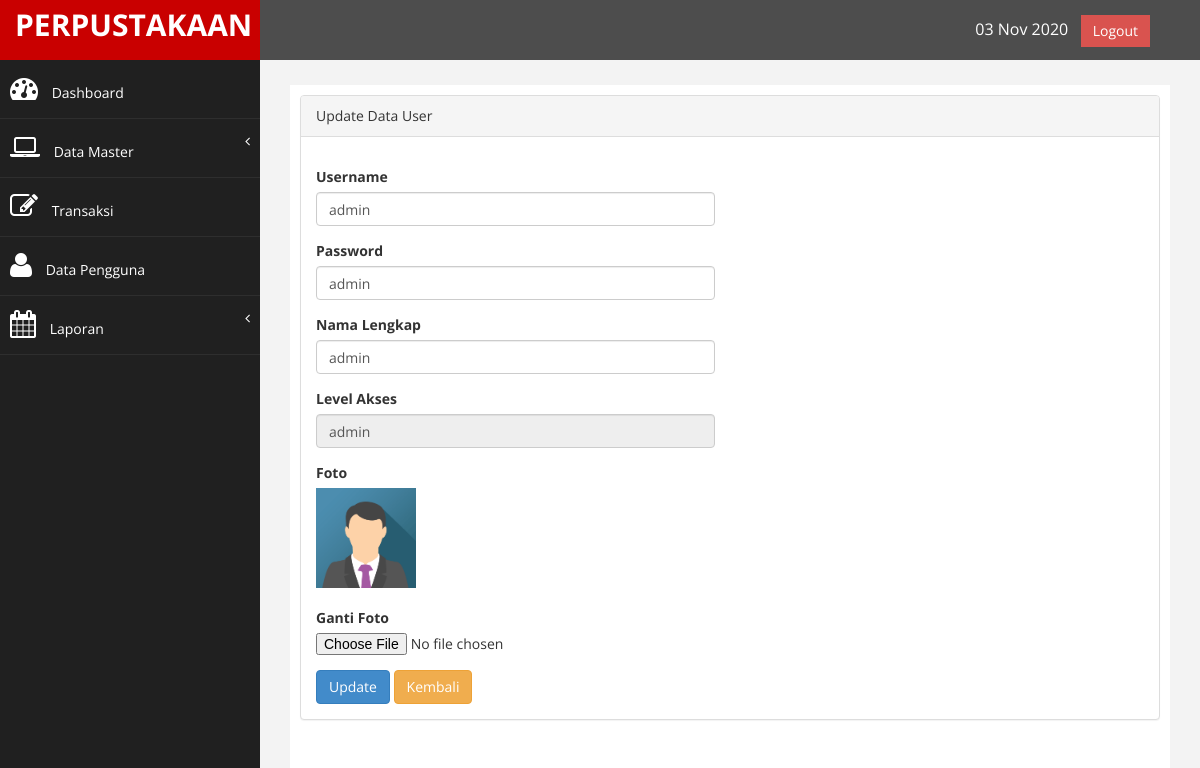
/index.php?page=updateUser&id=1 (signed in), run on the app's committed database.
### tables this page shows
CREATE TABLE `tb_user` (
  `id` int(11) NOT NULL,
  `username` varchar(20) NOT NULL,
  `password` varchar(20) NOT NULL,
  `nama` varchar(50) NOT NULL,
  `level` varchar(15) NOT NULL,
  `foto` varchar(225) NOT NULL
);

### halaman/pengguna/updateUser.php (the view, shortened to what this page needs)
<?php
$id = $_GET['id'];
$sql = "SELECT * FROM tb_user WHERE id=$id";
$query = mysqli_query($koneksi,$sql);
$data = mysqli_fetch_assoc($query);
?>
<div id="page-wrapper" >
    <div id="page-inner">
       <div class="row">
        <div class="col-md-12">
            <div class="panel panel-default">
                <div class="panel-heading">
                    Update Data User
                </div>
                <div class="panel-body">
                    <div class="row">
                        <div class="col-md-6">
                            <form role="form" method="POST" enctype="multipart/form-data" onsubmit="return validasi(this)">
                                <div class="form-group">
                                    <label>Username</label>
                                    <input class="form-control" name="username" id="username" value="<?php echo $data['username']; ?>" />
                                </div>
                                <div class="form-group">
                                    <label>Password</label>
                                    <input class="form-control" name="password" id="password" value="<?php echo $data['password']; ?>" />
                                </div>
                                <div class="form-group">
                                    <label>Nama Lengkap</label>
                                    <input class="form-control" name="nama" id="nama" value="<?php echo $data['nama']; ?>" />
                                </div>
                                <div class="form-group">
                                    <label>Level Akses</label>
                                    <input class="form-control" name="level" id="level" value="<?php echo $data['level']; ?>" readonly/>
                                </div>
                                <div class="form-group">
                                    <label>Foto</label><br>
                                    <label> <img src='images/<?php echo $data['foto']; ?>' width="100" height="100"> </label>
                                </div>
                                <div class="form-group">
                                    <label>Ganti Foto</label>
                                    <input type="file" name="foto" id="foto" />
                                </div>
                                <div>
                                    <input type="submit" name="update" value="Update" class="btn btn-primary">
                                    <a href="index.php?page=user" class="btn btn-warning"> Kembali</a>
                                </div>
                            </form>
                        </div>
                    </div>
                </div>
            </div>
        </div>
    </div>
</div>
</div>

### assets/css/custom.css (style rules this page uses)
body { font-family: 'Open Sans', sans-serif; }
#page-wrapper { padding: 15px 15px; min-height: 600px; background:#F3F3F3; }
#page-inner { width:100%; margin:10px 20px 10px 0px; background-color:#fff!important; padding:10px; min-height:1200px; }
@media (min-width:768px) { #page-wrapper { margin: 0 0 0 260px; padding: 15px 30px; min-height: 1200px; } }

### data on the page
tb_user: username "admin", password "admin", nama "admin", level "admin", foto (picture)
